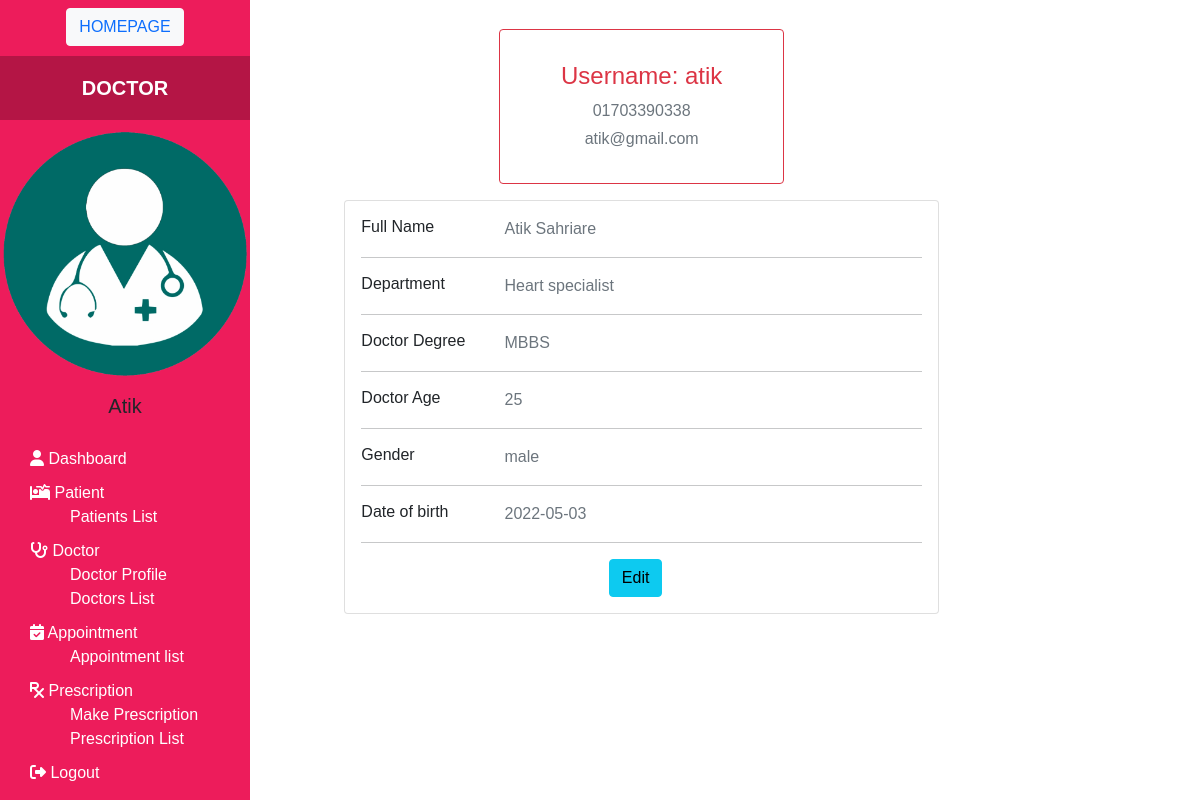
The app's page /doctor_profile.php (signed in) with its own data.
### tables this page shows
CREATE TABLE `doctors` (
  `doctor_id` int(11) NOT NULL,
  `user_id` int(11) NOT NULL,
  `department` varchar(255) NOT NULL,
  `doctor_degree` varchar(250) NOT NULL,
  `age` int(11) NOT NULL,
  `gender` varchar(250) NOT NULL,
  `dob` date NOT NULL,
  `address` varchar(255) NOT NULL
);

CREATE TABLE `users` (
  `user_id` int(11) NOT NULL,
  `role` enum('patient','doctor','admin') NOT NULL,
  `username` varchar(255) NOT NULL,
  `password` varchar(255) NOT NULL,
  `first_name` varchar(255) NOT NULL,
  `last_name` varchar(255) NOT NULL,
  `phone` varchar(255) NOT NULL,
  `email` varchar(255) NOT NULL
);

### doctor_profile.php (the view, shortened to what this page needs)
<?php
include "includes/db_conn.php";
if (isset($_SESSION['username']) && isset($_SESSION['user_id'])) {   ?>
    <!DOCTYPE html>
    <html>
    <head>
        <link href="css/bootstrap.min.css" rel="stylesheet">
        <link rel="stylesheet" href="css/custom.css">
    </head>
    <body>
        <?php include "includes/sidebar.php" ?>
        <div class="main">
            <div class="container">
                <div class="main-body pt-4">
                    <?php
                    $get_info = "SELECT * FROM users JOIN doctors USING(user_id) WHERE users.user_id = {$_SESSION['user_id']}";
                    $select_info = mysqli_query($conn, $get_info);
                    while ($row = mysqli_fetch_assoc($select_info)) {
                    ?>
                        <div class="row gutters-sm">
                            <div class="col-md-4 mb-3 offset-md-3">
                                <div class="card border-danger text-danger">
                                    <div class="card-body">
                                        <div class="align-items-center text-center">
                                            <div class="mt-3">
                                                <h4>Username: <?php echo $row["username"]; ?></h4>
                                                <p class="text-secondary mb-1"><?php echo $row["phone"]; ?></p>
                                                <p class="text-muted font-size-sm"><?php echo $row["email"]; ?></p>
                                            </div>
                                        </div>
                                    </div>
                                </div>
                            </div>
                            <div class="col-md-8 offset-md-1">
                                <div class="card">
                                    <div class="card-body">
                                        <div class="row">
                                            <div class="col-sm-3">
                                                <h6 class="mb-0">Full Name</h6>
                                            </div>
                                            <div class="col-sm-9 text-secondary">
                                                <?php echo $row["first_name"] . " " . $row["last_name"]; ?>
                                            </div>
                                        </div>
                                        <hr>
                                        <div class="row">
                                            <div class="col-sm-3">
                                                <h6 class="mb-0">Department</h6>
                                            </div>
                                            <div class="col-sm-9 text-secondary">
                                                <?php echo $row["department"]; ?>
                                            </div>
                                        </div>
                                        <hr>
                                        <div class="row">
                                            <div class="col-sm-3">
                                                <h6 class="mb-0">Doctor Degree</h6>
                                            </div>
                                            <div class="col-sm-9 text-secondary">
                                                <?php echo $row["doctor_degree"]; ?>
                                            </div>
                                        </div>
                                        <hr>
                                        <div class="row">
                                            <div class="col-sm-3">
                                                <h6 class="mb-0">Doctor Age</h6>
                                            </div>
                                            <div class="col-sm-9 text-secondary">
                                                <?php echo $row["age"]; ?>
                                            </div>
                                        </div>
                                        <hr>
                                        <div class="row">
                                            <div class="col-sm-3">
                                                <h6 class="mb-0">Gender</h6>
                                            </div>
                                            <div class="col-sm-9 text-secondary">
                                                <?php echo $row["gender"]; ?>
                                            </div>
                                        </div>
                                        <hr>
                                        <div class="row">
                                            <div class="col-sm-3">
                                                <h6 class="mb-0">Date of birth</h6>
                                            </div>
                                            <div class="col-sm-9 text-secondary">
                                                <?php echo $row["dob"]; ?>
                                            </div>
                                        </div>
                                        <hr>
                                        <div class="row">
                                            <div class="col-sm-12 text-center">
                                                <a class="btn btn-info" href="edit_user.php?edit_id=<?php echo $row['user_id'] ?>">Edit</a>
                                            </div>
                                        </div>
                                    </div>
                                </div>
                            </div>
                        </div>
                    <?php } ?>
                </div>
            </div>
        </div>
    </body>
    </html>
<?php } else {
    header("Location: login.php");
} ?>

### css/custom.css (style rules this page uses)
* { margin: 0; padding: 0; text-decoration: none !important; }
body { font-family: sans-serif; }
.main { margin-left: 250px; padding: 5px; }

### records on screen
doctors: user.username "atik", user.phone "01703390338", user.email "atik@gmail.com", user.first_name "Atik", user.last_name "Sahriare", department "Heart specialist", doctor_degree "MBBS", age "25", gender "male", dob "2022-05-03"

### other values on screen
$_SESSION['role'] "DOCTOR"
$_SESSION['first_name'] "Atik"
